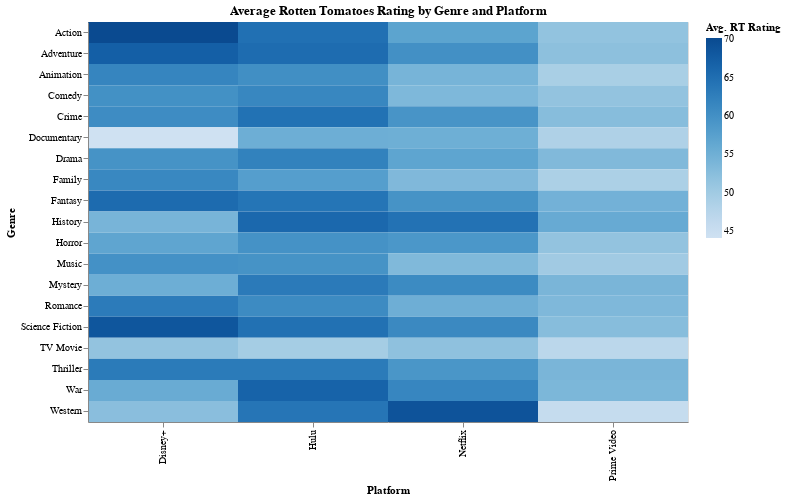

The notebook cell saved with this chart:
### Markdown cell above
The stacked area chart titled **"Content Growth Over Time by Platform (2000–2021)"** visualizes the proportion of total content available on each streaming platform year over year.

**Netflix's** meteoric rise to dominance: Netflix grew from a minor share of content in the early 2000s to the dominant platform by 2021, holding roughly two-thirds of total content by the end of the period. It surpassed the previous leader (Amazon's Prime Video) in the mid-2010s, marking a major shift in platform dominance.
    
**Prime Video's** early lead and decline: Amazon Prime Video initially commanded the largest share of content (dominant in the early 2000s) but saw its proportion steadily erode over time. By 2021, Prime Video's share had fallen to around one-fifth of the total, as Netflix's expansion (and the arrival of new entrants) ate into its early lead.
    
**Hulu's** modest, steady presence: Hulu remained a relatively small player throughout the timeline. After its launch in the late 2000s, Hulu's content share rose modestly (peaking in the low-teens percentage of total content) but then stabilized and slightly declined by 2021, never approaching the levels of Netflix or Prime Video.
    
**Disney+'s** late entry and quick uptake: Disney+ entered the market in 2019 and quickly captured a noticeable slice of the content share. By 2021, it contributed only a few percent of total content -- a rapid ascent for a new platform -- but remained far behind the established giants in terms of share.

Overall Insight: Netflix’s aggressive growth reshaped the streaming landscape, overtaking Prime Video’s early lead and establishing clear dominance by 2021.
Hulu maintained a modest but stable presence, while Disney+ quickly captured market share after its 2019 launch, signaling ongoing disruption in the industry.

### Code cell
#HeatMap
# Which platforms specialize in which genres?
df = df.dropna(subset=["Genres", "Rotten Tomatoes"])
df["Genres"] = df["Genres"].str.split(", ")
df = df.explode("Genres")

platform_df = df.melt(id_vars=["Title", "Year", "Genres", "Rotten Tomatoes"], 
                      value_vars=platform_cols,
                      var_name="Platform", value_name="Available")
platform_df = platform_df[platform_df["Available"] == 1]

heatmap_df = platform_df.groupby(["Genres", "Platform"])["Rotten Tomatoes"].mean().reset_index()

heatmap = alt.Chart(heatmap_df).mark_rect().encode(
    x=alt.X("Platform:N", title="Platform"),
    y=alt.Y("Genres:N", title="Genre"),
    color=alt.Color("Rotten Tomatoes:Q", scale=alt.Scale(scheme='blues'), title="Avg. RT Rating"),
    tooltip=["Platform", "Genres", "Rotten Tomatoes"]
).properties(
    width=600,
    height=400,
    title="Average Rotten Tomatoes Rating by Genre and Platform"
)

heatmap

### Figure 1 — Vega-Lite specification as saved in the notebook (floating-point values rounded to 4 significant figures)
{"config": {"view": {"continuousWidth": 300, "continuousHeight": 300}}, "data": {"name": "data-f4b54160a62c2a1eb9a31456e7adbd06"}, "mark": {"type": "rect"}, "encoding": {"color": {"field": "Rotten Tomatoes", "scale": {"scheme": "blues"}, "title": "Avg. RT Rating", "type": "quantitative"}, "tooltip": [{"field": "Platform", "type": "nominal"}, {"field": "Genres", "type": "nominal"}, {"field": "Rotten Tomatoes", "type": "quantitative"}], "x": {"field": "Platform", "title": "Platform", "type": "nominal"}, "y": {"field": "Genres", "title": "Genre", "type": "nominal"}}, "height": 400, "title": "Average Rotten Tomatoes Rating by Genre and Platform", "width": 600, "$schema": "https://vega.github.io/schema/vega-lite/v5.20.1.json", "datasets": {"data-f4b54160a62c2a1eb9a31456e7adbd06": [{"Genres": "Action", "Platform": "Disney+", "Rotten Tomatoes": 70.14}, {"Genres": "Action", "Platform": "Hulu", "Rotten Tomatoes": 64.72}, {"Genres": "Action", "Platform": "Netflix", "Rotten Tomatoes": 57.02}, {"Genres": "Action", "Platform": "Prime Video", "Rotten Tomatoes": 51.59}, {"Genres": "Adventure", "Platform": "Disney+", "Rotten Tomatoes": 67.18}, {"Genres": "Adventure", "Platform": "Hulu", "Rotten Tomatoes": 65.3}, {"Genres": "Adventure", "Platform": "Netflix", "Rotten Tomatoes": 60.03}, {"Genres": "Adventure", "Platform": "Prime Video", "Rotten Tomatoes": 52.13}, {"Genres": "Animation", "Platform": "Disney+", "Rotten Tomatoes": 61.74}, {"Genres": "Animation", "Platform": "Hulu", "Rotten Tomatoes": 60.25}, {"Genres": "Animation", "Platform": "Netflix", "Rotten Tomatoes": 54.23}, {"Genres": "Animation", "Platform": "Prime Video", "Rotten Tomatoes": 49.17}, {"Genres": "Comedy", "Platform": "Disney+", "Rotten Tomatoes": 59.95}, {"Genres": "Comedy", "Platform": "Hulu", "Rotten Tomatoes": 61.42}, {"Genres": "Comedy", "Platform": "Netflix", "Rotten Tomatoes": 53.55}, {"Genres": "Comedy", "Platform": "Prime Video", "Rotten Tomatoes": 51.5}, {"Genres": "Crime", "Platform": "Disney+", "Rotten Tomatoes": 60.62}, {"Genres": "Crime", "Platform": "Hulu", "Rotten Tomatoes": 64.56}, {"Genres": "Crime", "Platform": "Netflix", "Rotten Tomatoes": 59.37}, {"Genres": "Crime", "Platform": "Prime Video", "Rotten Tomatoes": 52.65}, {"Genres": "Documentary", "Platform": "Disney+", "Rotten Tomatoes": 44.12}, {"Genres": "Documentary", "Platform": "Hulu", "Rotten Tomatoes": 55.21}, {"Genres": "Documentary", "Platform": "Netflix", "Rotten Tomatoes": 55.11}, {"Genres": "Documentary", "Platform": "Prime Video", "Rotten Tomatoes": 48.45}, {"Genres": "Drama", "Platform": "Disney+", "Rotten Tomatoes": 59.62}, {"Genres": "Drama", "Platform": "Hulu", "Rotten Tomatoes": 62.2}, {"Genres": "Drama", "Platform": "Netflix", "Rotten Tomatoes": 56.83}, {"Genres": "Drama", "Platform": "Prime Video", "Rotten Tomatoes": 53.3}, {"Genres": "Family", "Platform": "Disney+", "Rotten Tomatoes": 61.24}, {"Genres": "Family", "Platform": "Hulu", "Rotten Tomatoes": 57.84}, {"Genres": "Family", "Platform": "Netflix", "Rotten Tomatoes": 53.4}, {"Genres": "Family", "Platform": "Prime Video", "Rotten Tomatoes": 48.85}, {"Genres": "Fantasy", "Platform": "Disney+", "Rotten Tomatoes": 65.55}, {"Genres": "Fantasy", "Platform": "Hulu", "Rotten Tomatoes": 64.1}, {"Genres": "Fantasy", "Platform": "Netflix", "Rotten Tomatoes": 59.64}, {"Genres": "Fantasy", "Platform": "Prime Video", "Rotten Tomatoes": 54.66}, {"Genres": "History", "Platform": "Disney+", "Rotten Tomatoes": 54.11}, {"Genres": "History", "Platform": "Hulu", "Rotten Tomatoes": 65.89}, {"Genres": "History", "Platform": "Netflix", "Rotten Tomatoes": 64.49}, {"Genres": "History", "Platform": "Prime Video", "Rotten Tomatoes": 55.86}, {"Genres": "Horror", "Platform": "Disney+", "Rotten Tomatoes": 56.7}, {"Genres": "Horror", "Platform": "Hulu", "Rotten Tomatoes": 59.72}, {"Genres": "Horror", "Platform": "Netflix", "Rotten Tomatoes": 59.0}, {"Genres": "Horror", "Platform": "Prime Video", "Rotten Tomatoes": 51.56}, {"Genres": "Music", "Platform": "Disney+", "Rotten Tomatoes": 59.82}, {"Genres": "Music", "Platform": "Hulu", "Rotten Tomatoes": 59.59}, {"Genres": "Music", "Platform": "Netflix", "Rotten Tomatoes": 53.35}, {"Genres": "Music", "Platform": "Prime Video", "Rotten Tomatoes": 50.04}, {"Genres": "Mystery", "Platform": "Disney+", "Rotten Tomatoes": 55.29}, {"Genres": "Mystery", "Platform": "Hulu", "Rotten Tomatoes": 63.3}, {"Genres": "Mystery", "Platform": "Netflix", "Rotten Tomatoes": 60.85}, {"Genres": "Mystery", "Platform": "Prime Video", "Rotten Tomatoes": 53.99}, {"Genres": "Romance", "Platform": "Disney+", "Rotten Tomatoes": 63.15}, {"Genres": "Romance", "Platform": "Hulu", "Rotten Tomatoes": 60.83}, {"Genres": "Romance", "Platform": "Netflix", "Rotten Tomatoes": 55.14}, {"Genres": "Romance", "Platform": "Prime Video", "Rotten Tomatoes": 53.49}, {"Genres": "Science Fiction", "Platform": "Disney+", "Rotten Tomatoes": 68.46}, {"Genres": "Science Fiction", "Platform": "Hulu", "Rotten Tomatoes": 64.63}, {"Genres": "Science Fiction", "Platform": "Netflix", "Rotten Tomatoes": 61.05}, {"Genres": "Science Fiction", "Platform": "Prime Video", "Rotten Tomatoes": 52.7}, {"Genres": "TV Movie", "Platform": "Disney+", "Rotten Tomatoes": 51.54}, {"Genres": "TV Movie", "Platform": "Hulu", "Rotten Tomatoes": 49.6}, {"Genres": "TV Movie", "Platform": "Netflix", "Rotten Tomatoes": 51.96}, {"Genres": "TV Movie", "Platform": "Prime Video", "Rotten Tomatoes": 47.08}, {"Genres": "Thriller", "Platform": "Disney+", "Rotten Tomatoes": 63.18}, {"Genres": "Thriller", "Platform": "Hulu", "Rotten Tomatoes": 63.22}, {"Genres": "Thriller", "Platform": "Netflix", "Rotten Tomatoes": 59.1}, {"Genres": "Thriller", "Platform": "Prime Video", "Rotten Tomatoes": 53.98}, {"Genres": "War", "Platform": "Disney+", "Rotten Tomatoes": 55.67}, {"Genres": "War", "Platform": "Hulu", "Rotten Tomatoes": 66.53}, {"Genres": "War", "Platform": "Netflix", "Rotten Tomatoes": 61.58}, {"Genres": "War", "Platform": "Prime Video", "Rotten Tomatoes": 53.72}, {"Genres": "Western", "Platform": "Disney+", "Rotten Tomatoes": 52.43}, {"Genres": "Western", "Platform": "Hulu", "Rotten Tomatoes": 64.0}, {"Genres": "Western", "Platform": "Netflix", "Rotten Tomatoes": 68.84}, {"Genres": "Western", "Platform": "Prime Video", "Rotten Tomatoes": 45.7}]}}
